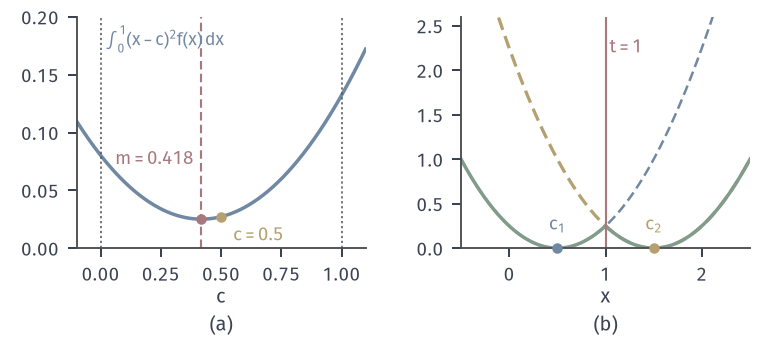

Generate this figure with Python:
from pathlib import Path
import sys
HERE = Path(__file__).resolve().parent
sys.path.insert(0, str(HERE.parent/'quant-common'))
from quant_fig import *
# (a) Cell cost g(c) = int_0^1 (x-c)^2 f(x) dx for Laplace(0,1) on the cell [0,1): parabola with minimum at the
#     conditional mean m = 0.418 (red); value at the midpoint 0.5 shown in yellow.
# (b) Squared errors (x-c_j)^2 for points c = 0.5, 1.5 (round-0 points of the Lloyd example); the lower envelope
#     switches at the midpoint t = 1 (red).
m = cmean(0, 1); p = mass(0, 1)
c = np.linspace(-.1, 1.1, 400)
g = np.array([cell_mse(0, 1, ci) for ci in c])
fig, (a, b) = figure(width_mm=108, height_mm=48, ncols=2)
panel(fig, left=.1, right=.98, bottom=.27, top=.95, wspace=.33)
a.plot(c, g, color=BLUE, lw=1.4)
a.axvline(m, color=RED, lw=.85, ls=DASH)
dot(a, m, cell_mse(0, 1, m)); dot(a, .5, cell_mse(0, 1, .5), color=YELLOW)
lab(a, m-.03, .072, '$m=0.418$', RED, ha='right'); lab(a, .55, .006, '$c=0.5$', YELLOW)
for e in (0, 1): a.axvline(e, color=STROKE, lw=.6, ls=DOT)
a.set_xlim(-.1, 1.1); a.set_ylim(0, .2); a.set_xlabel('$c$', labelpad=1)
lab(a, .02, .175, r'$\int_0^1(x-c)^2f(x)\,\mathrm{d}x$', BLUE, fontsize=7)
x = np.linspace(-.5, 2.5, 400)
e1 = (x-.5)**2; e2 = (x-1.5)**2
b.plot(x, e1, color=BLUE, lw=1.0, ls=DASH); b.plot(x, e2, color=YELLOW, lw=1.3, ls=DASH)
b.plot(x, np.minimum(e1, e2), color=GREEN, lw=1.4)
b.axvline(1, color=RED, lw=.85)
for cc, col in ((.5, BLUE), (1.5, YELLOW)): dot(b, cc, 0, color=col)
lab(b, .5, .2, '$c_1$', BLUE, ha='center'); lab(b, 1.5, .2, '$c_2$', YELLOW, ha='center')
lab(b, 1.04, 2.2, '$t=1$', RED)
b.set_xlim(-.5, 2.5); b.set_ylim(0, 2.6); b.set_xlabel('$x$', labelpad=1)
tags(fig, (a, b))
save(fig, HERE, 'figure', {'m': m, 'mass': p, 'g_min': cell_mse(0, 1, m), 'g_mid': cell_mse(0, 1, .5)})
